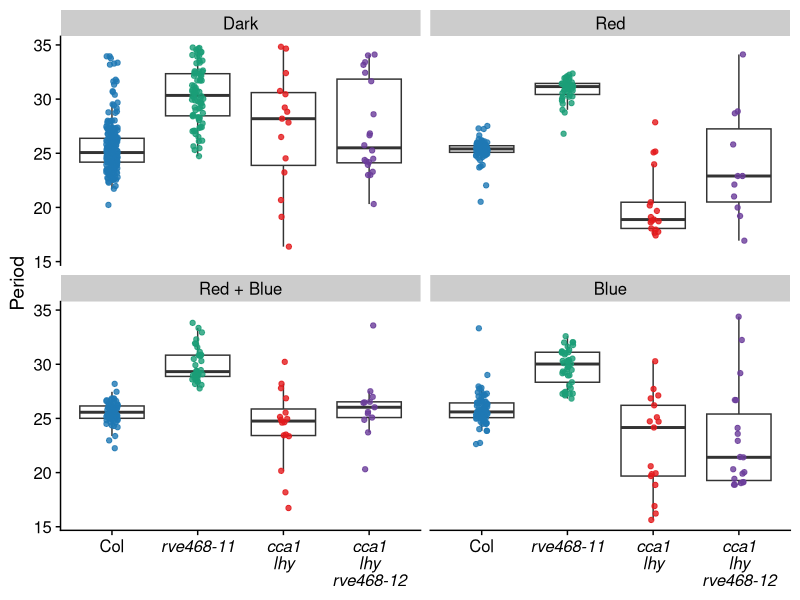
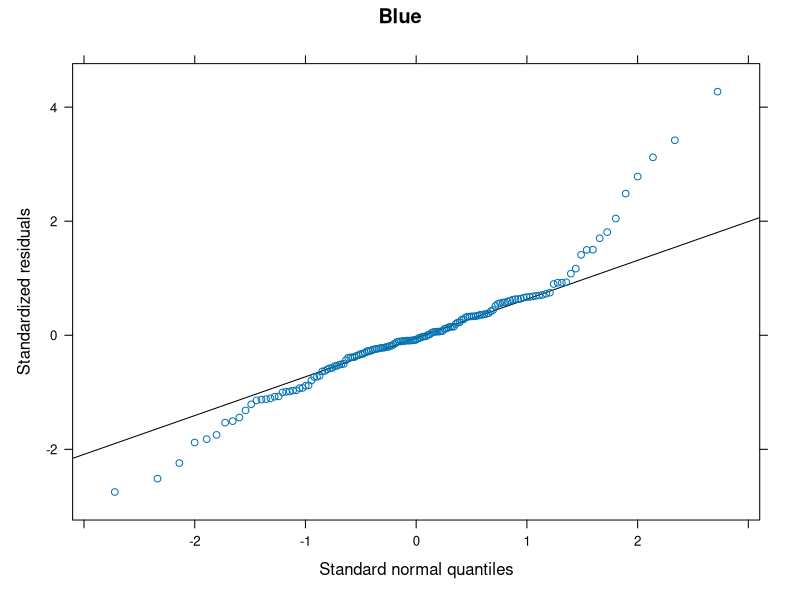
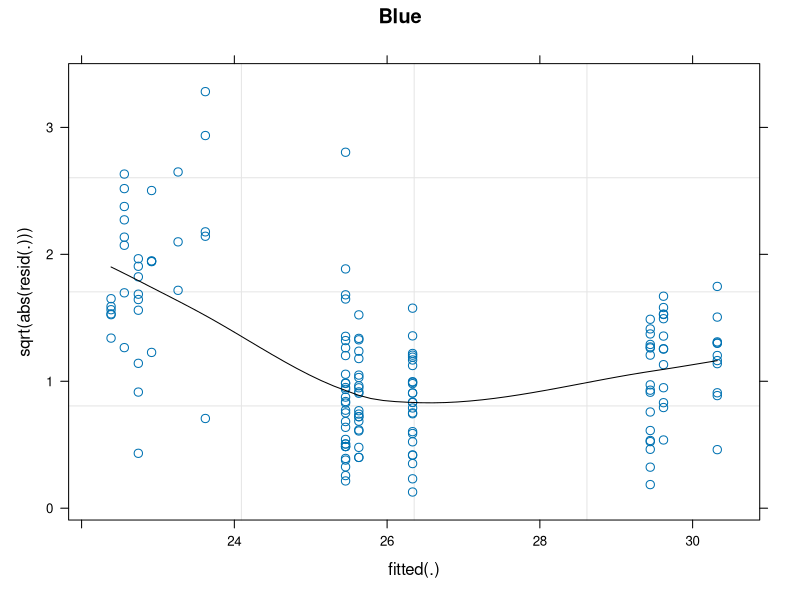
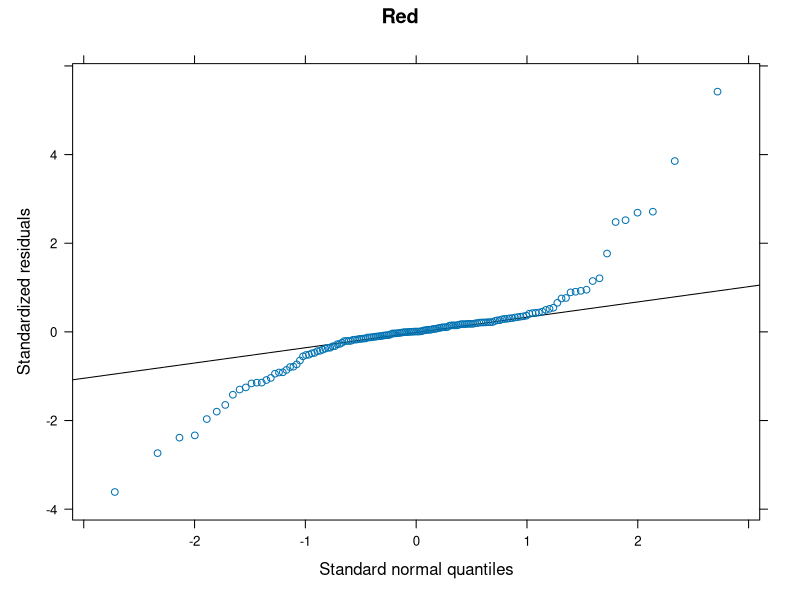
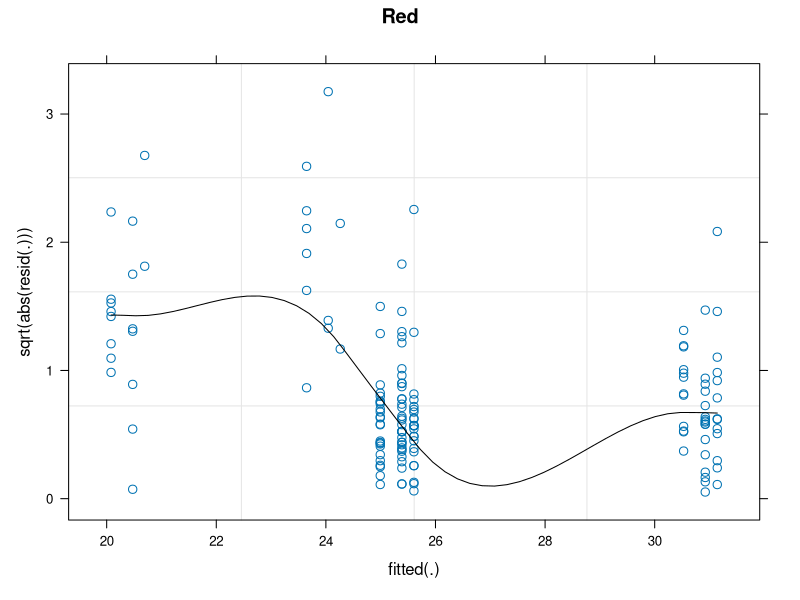
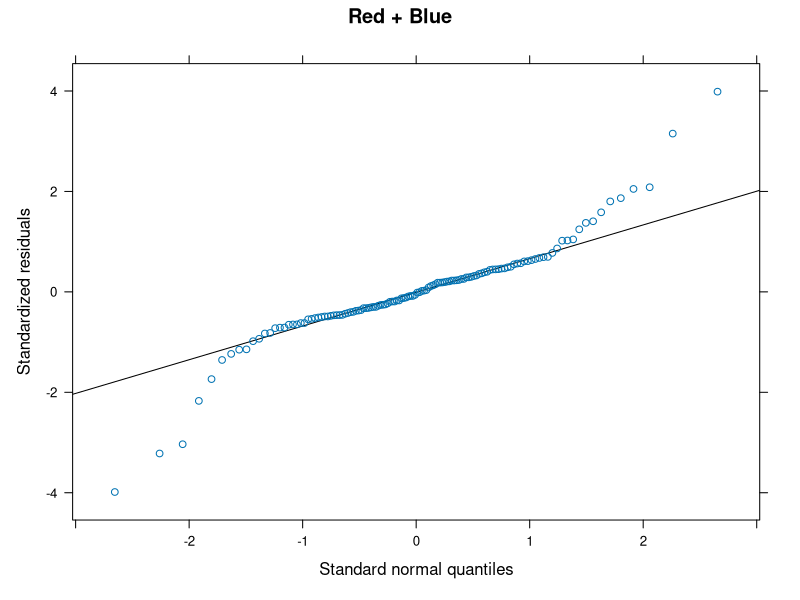
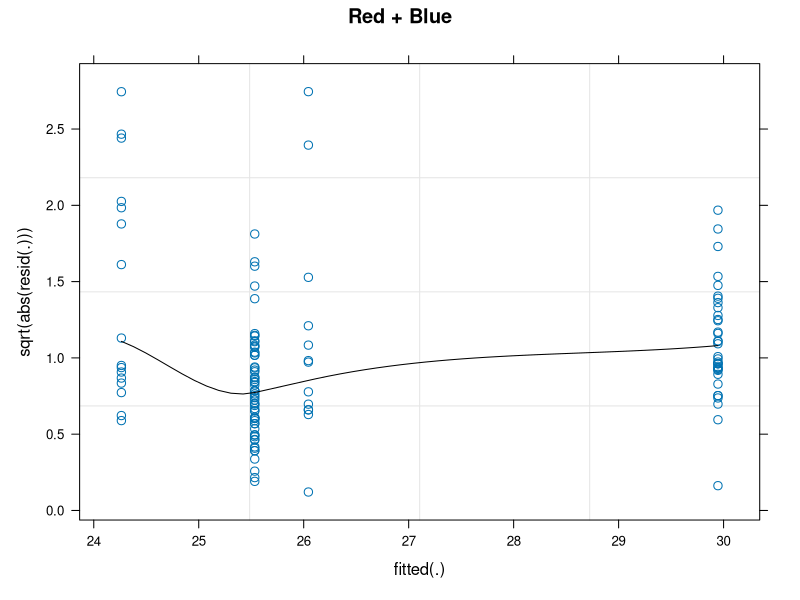
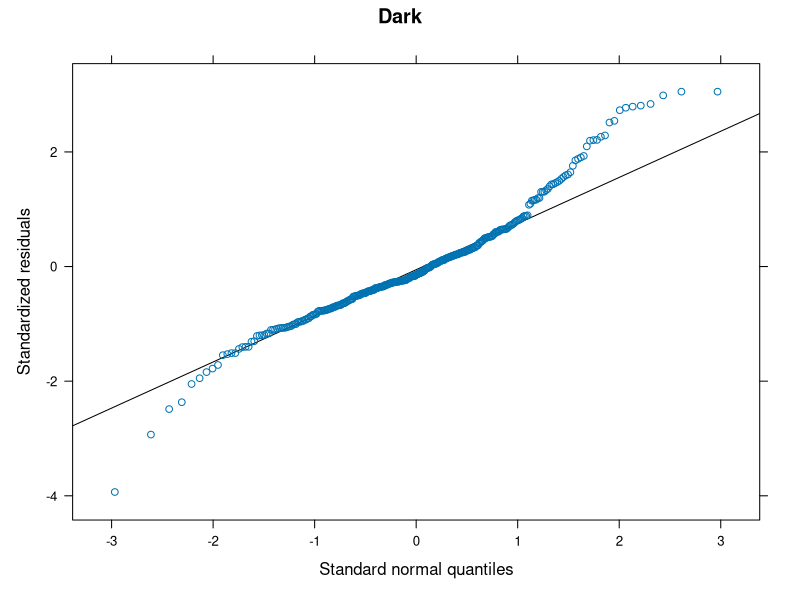

Write R code to recreate these figures, in order.
## ---- chunk 1
## for modeling
library(lme4)
library(lmerTest)
## for qqmath to get QQ plot
library(lattice)
## for tidy to get p-values
library(broom)
## for Tukey testing and visualization 
library(emmeans)
library(multcomp)
library(multcompView)

## for graphing
library(tidyverse)
library(cowplot)
theme_set(theme_cowplot())
## for figure arrangement
library(gridExtra)

## for genotype manipulation
library(glue)
library(ggtext)
## ---- chunk 2
# load B, R, R+B data
rhythmicity <- read_csv("Dull_FRRC_rhythmicity_quint.csv")

# assign reps by experiment
rhythmicity <- rhythmicity %>% mutate(
  rep = as_factor(case_when(
    Experiment == "Dull617" | 
      Experiment == "Dull619" |
      Experiment == "Dull620" |
      Experiment == "Dull621" |
      Experiment == "Dull625" ~ "1",
    Experiment == "Dull622" |
      Experiment == "Dull624" |
      Experiment == "Dull626" ~ "2",
    Experiment == "Dull632" | 
      Experiment == "Dull633" |
      Experiment == "Dull634" ~ "3")))

summary(rhythmicity$rep)
## ---- chunk 3
# load dark data 
dark <- read_csv("Dull_DD_rhythmicity_quint.csv")

# add condition and intensity columns
dark <- dark %>% mutate(
  Condition = as_factor("DD"),
  Intensity = 0
)

# assign reps by experiment
dark <- dark %>% mutate(
  rep = as_factor(case_when(
    Experiment == "Dull603" ~ "1",
    Experiment == "Dull606" ~ "2",
    Experiment == "Dull607" ~ "3")))
  
summary(dark$rep)
## ---- chunk 4
# join together
all <- full_join(rhythmicity, dark)

# change factors 
all <- all %>% mutate(
  Experiment = as_factor(Experiment),
  Genotype = as_factor(Genotype),
  Condition = as_factor(Condition),
  RAE_class = as_factor(case_when(RAE <= 0.6 ~ "RAE < 0.6",
                        RAE > 0.6 ~ "RAE > 0.6",
                        is.na(RAE) ~ "none")))

summary(all)
## ---- chunk 5
# order RAE_class
all$RAE_class = as_factor(all$RAE_class) %>% 
  ordered(levels = c("none", "RAE > 0.6", "RAE < 0.6"))

summary(all)
## ---- chunk 6
# filter for only rhythmic plants
supp3 <- all %>%
  filter(Intensity == 10 | Condition %in% c("DD")) %>% 
  filter(RAE <= 0.6) %>% 
  droplevels()

# change light values for better labels
supp3 <- supp3 %>% 
  mutate(light = as_factor(case_when(
    Condition == "cB" ~ "Blue",
    Condition == "cR" ~ "Red",
    Condition == "cR+cB" ~ "Red + Blue",
    Condition == "DD" ~ "Dark")))

# order light values to match fig 1 layout
supp3$light = as_factor(supp3$light) %>% 
  ordered(levels = c("Dark", "Red",
                     "Red + Blue", "Blue"))

summary(supp3)
## ---- chunk 7
supp3_styled <- supp3 %>% mutate(
  gt = as_factor(ifelse(Genotype == "Col", "Col",
                        ifelse(Genotype == "cca1 lhy-100 rve468", 
                               "<i>cca1<br>lhy<br>rve468-12</i>",
                               ifelse(Genotype == "cca1 lhy-100",
                                      "<i>cca1<br>lhy</i>",
                                      glue("<i>{Genotype}-11</i>"))))))

# order styled genotypes 
supp3_styled$gt = as_factor(supp3_styled$gt) %>% 
  ordered(levels = c("Col", "<i>rve468-11</i>", 
                     "<i>cca1<br>lhy</i>", 
                     "<i>cca1<br>lhy<br>rve468-12</i>"))
summary(supp3_styled$gt)
## ---- chunk 8
quint_shapes <- c("Col" = 16, "<i>rve468-11</i>" = 1,
                        "<i>cca1<br>lhy</i>" = 17, 
                        "<i>cca1<br>lhy<br>rve468-12</i>" = 2)
## ---- chunk 9
quint_style_colors <- c("Col" = "#1F78B4", "<i>rve468-11</i>" = "#1B9E77",
                        "<i>cca1<br>lhy</i>" = "#E31A1C", 
                        "<i>cca1<br>lhy<br>rve468-12</i>" = "#6A3D9A")
## ---- chunk 10
# all reps together
supp3_styled %>% 
  filter(RAE <= 0.6) %>%
  ggplot(aes(gt, Period)) + 
  geom_boxplot(outlier.size = -1) + 
  geom_point(aes(color = gt), alpha = 0.8, position = position_jitterdodge()) +
  facet_wrap(~ light) + 
  scale_color_manual(values = quint_style_colors) + 
  theme(axis.text.x = element_markdown(),
        axis.title.x = element_blank(),
        legend.position = "none")
## ---- chunk 11
# pull out all conditions that need subsetting (light works for this)
conditions <- unique(supp3_styled$light)
conditions

# run loop over all quality and intensity subsets
for (i in 1:length(conditions)){
  # subset df
  df <- supp3_styled[supp3_styled$light == conditions[i],]
  # create model 
  model <- lmer(Period ~ Genotype + (1|rep), data = df)
  # set the figures side by side 
  par(mfrow=c(1,2))
  # plot normality of residuals
  print(qqmath(model, main = as.character(conditions[i])))
  # plot equality of variances
  print(plot(model,
       sqrt(abs(resid(.)))~fitted(.),
     type=c("p","smooth"), col.line=1,
     main = as.character(conditions[i])))
}
## ---- chunk 12
# create results data frame
aov_res <- data.frame(matrix(NA, 
                             nrow = length(1:length(conditions)),
                             ncol = 8))
# assign column names to match tidied Tukey output
colnames(aov_res) <- c("light", "term", "sumsq", "meansq", 
                       "NumDF", "DenDF", "statistic", "p.value")

# run loop over all light subsets
for (i in 1:length(conditions)){
  # subset df
  df <- supp3_styled[supp3_styled$light == conditions[i],]
  # create model 
  model <- lmer(Period ~ Genotype + (1|rep), data = df)
  # specify condition value in results
  aov_res$light[i] <- as.character(conditions[i])
  # run anova
  aov <- anova(model)
  # tidy anova into tibble
  tidied <- tidy(aov)
  # assign tidied variables into results data frame
  aov_res$term[i] <- tidied$term
  aov_res$sumsq[i] <- tidied$sumsq
  aov_res$meansq[i] <- tidied$meansq
  aov_res$NumDF[i] <- tidied$NumDF
  aov_res$DenDF[i] <- tidied$DenDF
  aov_res$statistic[i] <- tidied$statistic
  aov_res$p.value[i] <- tidied$p.value
}

aov_res %>% 
  select(!c("sumsq":"DenDF")) %>% 
  arrange(light)
## ---- chunk 13
# run loop over all light subsets
for (i in 1:length(conditions)){
  # subset df
  df <- supp3_styled[supp3_styled$light == conditions[i],]
  # create model 
  model <- lmer(Period ~ Genotype + (1|rep), data = df)
  # run emmeans 
  emm <- emmeans(model, ~ Genotype)
  # add line of space between results + label condition of tested subset
  cat(paste("", 
            as.character(conditions[i]),
            "", sep = "\n"))
  # print Tukey results in table
  print(pwpm(emm, diffs = FALSE))
}
## ---- chunk 14
# create results data frame
tukey_res <- data.frame(matrix(NA, 
                               nrow = length(1:(length(conditions)*4)),
                               ncol = 8))
# assign column names to match output
colnames(tukey_res) <- c("light", "Genotype", "emmean", "SE", 
                         "df", "lower.CL", "upper.CL", ".group")

# run loop over all light subsets
for (i in 1:length(conditions)){
  # subset df
  df <- supp3_styled[supp3_styled$light == conditions[i],]
  # create model 
  model <- lmer(Period ~ Genotype + (1|rep), data = df)
  # run emmeans 
  emm <- emmeans(model, ~ Genotype)
  # assign groups  
  res <- cld(emm, level = 0.95, Letters = letters)
  for (j in 1:4){
    # set row number based on i and j
    x <- (4*(i-1)) + j
    # specify condition value in results 
    tukey_res$light[x] <- as.character(conditions[i])
    #assign variables into results data frame
    tukey_res$Genotype[x] <- as.character(res$Genotype[j])
    tukey_res$emmean[x] <- res$emmean[j]
    tukey_res$SE[x] <- res$SE[j]
    tukey_res$df[x] <- res$df[j]
    tukey_res$lower.CL[x] <- res$lower.CL[j]
    tukey_res$upper.CL[x] <- res$upper.CL[j]
    tukey_res$.group[x] <- res$.group[j]
  }
}

head(tukey_res)

# adjust letter format to plot
tukey_res <- tukey_res %>% 
  mutate(
    light = as_factor(light),
    Genotype = as_factor(Genotype),
    group = sapply(.group, str_remove_all, " "))

# view results
tukey_res %>% 
  select(!c(df:upper.CL))
## ---- chunk 15
# calculate max period for each gt and condition
max_per <- supp3_styled %>% group_by(light, Genotype) %>% 
  summarise(max_per = max(Period))

# order light in Tukey results for joining
tukey_res$light = as_factor(tukey_res$light) %>% 
  ordered(levels = c("Dark", "Red", "Red + Blue", "Blue"))

# join max period into the Tukey results 
(tukey_res <- full_join(tukey_res, max_per))
## ---- chunk 16
# set up italicized genotypes
tukey_res_styled <- tukey_res %>% mutate(
  gt = as_factor(ifelse(Genotype == "Col", "Col",
                       ifelse(Genotype == "cca1 lhy-100 rve468", "<i>cca1<br>lhy<br>rve468-12</i>",
                       ifelse(Genotype == "cca1 lhy-100", "<i>cca1<br>lhy</i>",
                    glue("<i>{Genotype}-11</i>"))))))

# order styled genotypes 
tukey_res_styled$gt = as_factor(tukey_res_styled$gt) %>% 
  ordered(levels = c("Col", "<i>rve468-11</i>", 
                     "<i>cca1<br>lhy</i>", 
                     "<i>cca1<br>lhy<br>rve468-12</i>"))
summary(tukey_res_styled)
## ---- chunk 17
# size specifications
point_size = 2
point_alpha = 0.8
axis_text_size = 14
axis_title_size = 16
facet_label_size = 16
cld_size = 5
## ---- chunk 18
# save supp fig3 to pdf
#pdf("supp3.pdf", width = 9, height = 5, bg = "white")

# all reps together
supp3_styled %>% 
  ggplot(aes(gt, Period)) + 
  geom_boxplot(outlier.size = -1) + 
  geom_point(aes(color = gt, shape = gt), 
             alpha = point_alpha, size = point_size,
             position = position_jitterdodge()) +
  geom_text(data = tukey_res_styled, aes(x = gt, y = (max_per + 3.5),
                                         label = group),
            color = "black", size = cld_size, show.legend = FALSE) + 
  facet_wrap(~ light) + 
  scale_y_continuous(limits = c(13, 39), breaks = c(seq(15, 35, 5))) + 
  background_grid(major = 'y', minor = "none")  +
  scale_colour_manual(values = quint_style_colors) + 
  scale_shape_manual(values = quint_shapes) + 
  theme(axis.text.x = element_markdown(size = axis_text_size),
        axis.title.x = element_blank(),
        axis.text.y = element_text(size = axis_text_size),
        axis.title.y = element_text(size = axis_title_size),
        strip.text = element_text(size = facet_label_size),
        legend.position = "none")

#dev.off()
